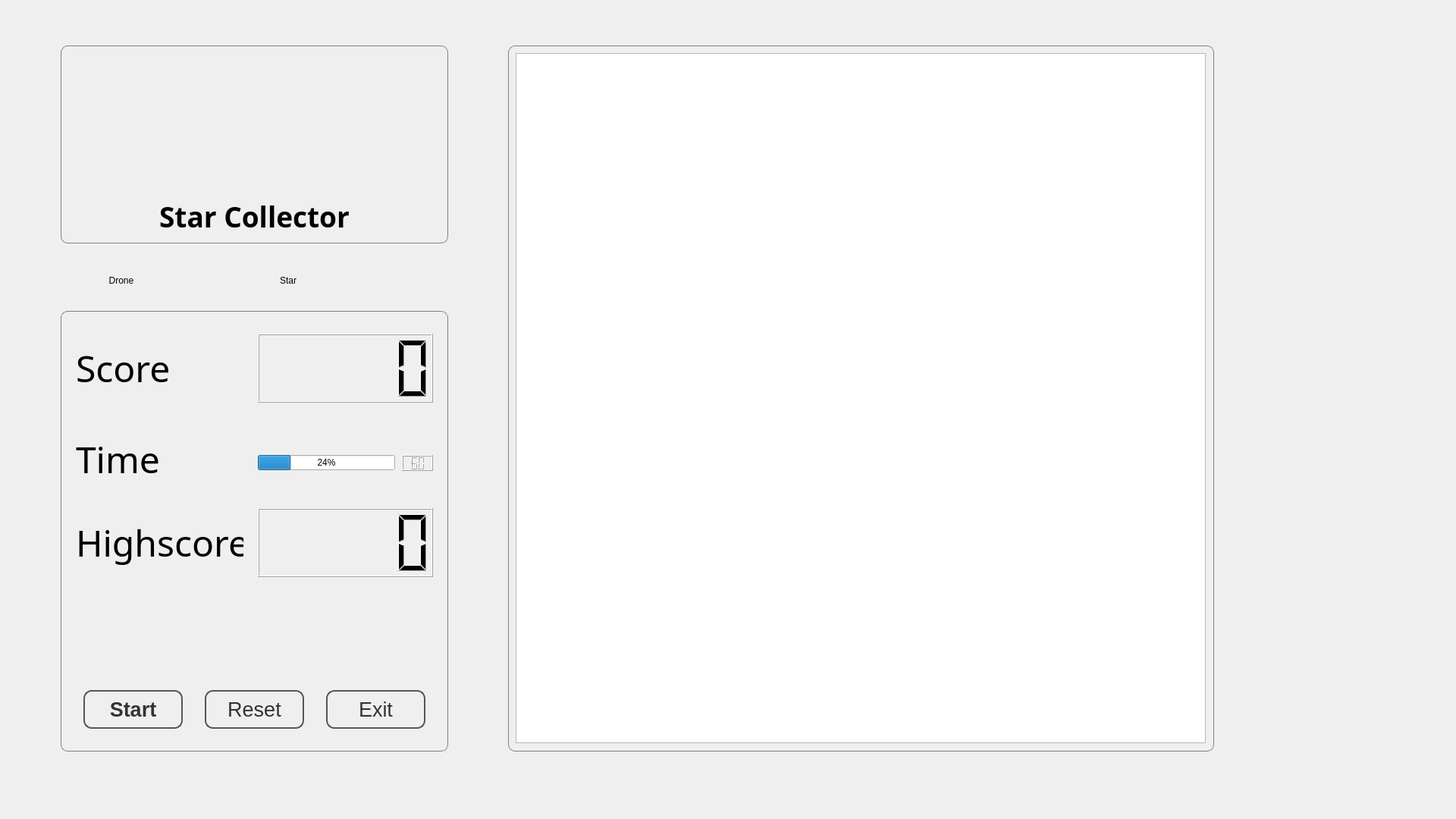
<?xml version="1.0" encoding="UTF-8"?>
<ui version="4.0">
 <class>GameWindow</class>
 <widget class="QDialog" name="GameWindow">
  <property name="geometry">
   <rect>
    <x>0</x>
    <y>0</y>
    <width>1920</width>
    <height>1080</height>
   </rect>
  </property>
  <property name="windowTitle">
   <string>Dialog</string>
  </property>
  <property name="styleSheet">
   <string notr="true"/>
  </property>
  <widget class="QGroupBox" name="groupBox">
   <property name="geometry">
    <rect>
     <x>80</x>
     <y>410</y>
     <width>511</width>
     <height>581</height>
    </rect>
   </property>
   <property name="styleSheet">
    <string notr="true">QGroupBox {
    border: 1px solid gray;
    border-radius: 9px;
}</string>
   </property>
   <property name="title">
    <string/>
   </property>
   <widget class="QLabel" name="label">
    <property name="geometry">
     <rect>
      <x>20</x>
      <y>30</y>
      <width>221</width>
      <height>91</height>
     </rect>
    </property>
    <property name="font">
     <font>
      <family>Droid Sans</family>
      <pointsize>36</pointsize>
     </font>
    </property>
    <property name="text">
     <string>Score</string>
    </property>
   </widget>
   <widget class="QPushButton" name="btnStart">
    <property name="geometry">
     <rect>
      <x>30</x>
      <y>500</y>
      <width>131</width>
      <height>51</height>
     </rect>
    </property>
    <property name="font">
     <font>
      <pointsize>20</pointsize>
      <weight>75</weight>
      <bold>true</bold>
     </font>
    </property>
    <property name="styleSheet">
     <string notr="true">QPushButton {
color: #333;
border: 2px solid #555;
border-radius: 11px;
padding: 5px;
background: qradialgradient(cx: 0.3, cy: -0.4,
fx: 0.3, fy: -0.4,
radius: 1.35, stop: 0 #fff, stop: 1 #888);
min-width: 80px;
}

QPushButton:hover {
background: qradialgradient(cx: 0.3, cy: -0.4,
fx: 0.3, fy: -0.4,
radius: 1.35, stop: 0 #fff, stop: 1 #bbb);
}

QPushButton:pressed {
background: qradialgradient(cx: 0.4, cy: -0.1,
fx: 0.4, fy: -0.1,
radius: 1.35, stop: 0 #fff, stop: 1 #ddd);
}</string>
    </property>
    <property name="text">
     <string>Start</string>
    </property>
   </widget>
   <widget class="QPushButton" name="btnExit">
    <property name="geometry">
     <rect>
      <x>350</x>
      <y>500</y>
      <width>131</width>
      <height>51</height>
     </rect>
    </property>
    <property name="font">
     <font>
      <pointsize>20</pointsize>
     </font>
    </property>
    <property name="styleSheet">
     <string notr="true">QPushButton {
color: #333;
border: 2px solid #555;
border-radius: 11px;
padding: 5px;
background: qradialgradient(cx: 0.3, cy: -0.4,
fx: 0.3, fy: -0.4,
radius: 1.35, stop: 0 #fff, stop: 1 #888);
min-width: 80px;
}

QPushButton:hover {
background: qradialgradient(cx: 0.3, cy: -0.4,
fx: 0.3, fy: -0.4,
radius: 1.35, stop: 0 #fff, stop: 1 #bbb);
}

QPushButton:pressed {
background: qradialgradient(cx: 0.4, cy: -0.1,
fx: 0.4, fy: -0.1,
radius: 1.35, stop: 0 #fff, stop: 1 #ddd);
}</string>
    </property>
    <property name="text">
     <string>Exit</string>
    </property>
    <property name="autoDefault">
     <bool>false</bool>
    </property>
   </widget>
   <widget class="QPushButton" name="btnReset">
    <property name="geometry">
     <rect>
      <x>190</x>
      <y>500</y>
      <width>131</width>
      <height>51</height>
     </rect>
    </property>
    <property name="font">
     <font>
      <pointsize>20</pointsize>
     </font>
    </property>
    <property name="styleSheet">
     <string notr="true">QPushButton {
color: #333;
border: 2px solid #555;
border-radius: 11px;
padding: 5px;
background: qradialgradient(cx: 0.3, cy: -0.4,
fx: 0.3, fy: -0.4,
radius: 1.35, stop: 0 #fff, stop: 1 #888);
min-width: 80px;
}

QPushButton:hover {
background: qradialgradient(cx: 0.3, cy: -0.4,
fx: 0.3, fy: -0.4,
radius: 1.35, stop: 0 #fff, stop: 1 #bbb);
}

QPushButton:pressed {
background: qradialgradient(cx: 0.4, cy: -0.1,
fx: 0.4, fy: -0.1,
radius: 1.35, stop: 0 #fff, stop: 1 #ddd);
}</string>
    </property>
    <property name="text">
     <string>Reset</string>
    </property>
   </widget>
   <widget class="QLCDNumber" name="lcdScore">
    <property name="geometry">
     <rect>
      <x>260</x>
      <y>30</y>
      <width>231</width>
      <height>91</height>
     </rect>
    </property>
   </widget>
   <widget class="QLCDNumber" name="lcdHighscore">
    <property name="geometry">
     <rect>
      <x>260</x>
      <y>260</y>
      <width>231</width>
      <height>91</height>
     </rect>
    </property>
   </widget>
   <widget class="QLabel" name="label_2">
    <property name="geometry">
     <rect>
      <x>20</x>
      <y>150</y>
      <width>221</width>
      <height>91</height>
     </rect>
    </property>
    <property name="font">
     <font>
      <family>Droid Sans</family>
      <pointsize>36</pointsize>
     </font>
    </property>
    <property name="text">
     <string>Time</string>
    </property>
   </widget>
   <widget class="QLabel" name="label_3">
    <property name="geometry">
     <rect>
      <x>20</x>
      <y>260</y>
      <width>221</width>
      <height>91</height>
     </rect>
    </property>
    <property name="font">
     <font>
      <family>Droid Sans</family>
      <pointsize>36</pointsize>
     </font>
    </property>
    <property name="text">
     <string>Highscore</string>
    </property>
   </widget>
   <widget class="QLCDNumber" name="lcdTime">
    <property name="geometry">
     <rect>
      <x>450</x>
      <y>190</y>
      <width>41</width>
      <height>21</height>
     </rect>
    </property>
    <property name="numDigits">
     <number>2</number>
    </property>
    <property name="intValue" stdset="0">
     <number>60</number>
    </property>
   </widget>
   <widget class="QProgressBar" name="barTime">
    <property name="geometry">
     <rect>
      <x>260</x>
      <y>190</y>
      <width>181</width>
      <height>20</height>
     </rect>
    </property>
    <property name="value">
     <number>24</number>
    </property>
   </widget>
  </widget>
  <widget class="QGroupBox" name="groupBox_2">
   <property name="geometry">
    <rect>
     <x>670</x>
     <y>60</y>
     <width>931</width>
     <height>931</height>
    </rect>
   </property>
   <property name="styleSheet">
    <string notr="true">QGroupBox {
    border: 1px solid gray;
    border-radius: 9px;
}</string>
   </property>
   <property name="title">
    <string/>
   </property>
   <widget class="QGraphicsView" name="graphicsView">
    <property name="geometry">
     <rect>
      <x>10</x>
      <y>10</y>
      <width>910</width>
      <height>910</height>
     </rect>
    </property>
   </widget>
  </widget>
  <widget class="QGroupBox" name="groupBox_3">
   <property name="geometry">
    <rect>
     <x>80</x>
     <y>60</y>
     <width>511</width>
     <height>261</height>
    </rect>
   </property>
   <property name="styleSheet">
    <string notr="true">QGroupBox {
    border: 1px solid gray;
    border-radius: 9px;
}</string>
   </property>
   <property name="title">
    <string/>
   </property>
   <widget class="QLabel" name="logo">
    <property name="geometry">
     <rect>
      <x>20</x>
      <y>190</y>
      <width>471</width>
      <height>71</height>
     </rect>
    </property>
    <property name="font">
     <font>
      <family>Courier 10 Pitch</family>
      <pointsize>28</pointsize>
      <weight>75</weight>
      <italic>false</italic>
      <bold>true</bold>
     </font>
    </property>
    <property name="styleSheet">
     <string notr="true">QLabel { background-color : transparent; color : black; }</string>
    </property>
    <property name="text">
     <string>Star Collector</string>
    </property>
    <property name="alignment">
     <set>Qt::AlignCenter</set>
    </property>
   </widget>
   <widget class="QLabel" name="labelLogo">
    <property name="geometry">
     <rect>
      <x>60</x>
      <y>20</y>
      <width>431</width>
      <height>151</height>
     </rect>
    </property>
    <property name="styleSheet">
     <string notr="true"/>
    </property>
    <property name="text">
     <string/>
    </property>
   </widget>
  </widget>
  <widget class="QLabel" name="labelDrone">
   <property name="geometry">
    <rect>
     <x>60</x>
     <y>270</y>
     <width>200</width>
     <height>200</height>
    </rect>
   </property>
   <property name="text">
    <string>Drone</string>
   </property>
   <property name="alignment">
    <set>Qt::AlignCenter</set>
   </property>
  </widget>
  <widget class="QLabel" name="labelStar">
   <property name="geometry">
    <rect>
     <x>280</x>
     <y>270</y>
     <width>200</width>
     <height>200</height>
    </rect>
   </property>
   <property name="text">
    <string>Star</string>
   </property>
   <property name="alignment">
    <set>Qt::AlignCenter</set>
   </property>
  </widget>
 </widget>
 <resources/>
 <connections/>
</ui>
